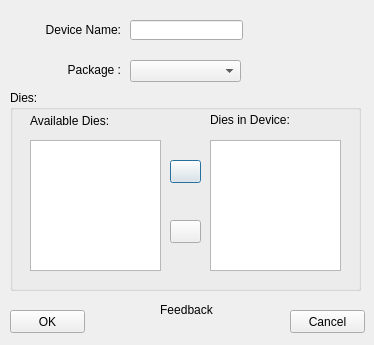
<?xml version="1.0" encoding="UTF-8"?>
<ui version="4.0">
 <class>NewDeviceWizard</class>
 <widget class="QDialog" name="NewDeviceWizard">
  <property name="geometry">
   <rect>
    <x>0</x>
    <y>0</y>
    <width>374</width>
    <height>345</height>
   </rect>
  </property>
  <property name="sizePolicy">
   <sizepolicy hsizetype="Fixed" vsizetype="Fixed">
    <horstretch>0</horstretch>
    <verstretch>0</verstretch>
   </sizepolicy>
  </property>
  <property name="minimumSize">
   <size>
    <width>374</width>
    <height>345</height>
   </size>
  </property>
  <property name="maximumSize">
   <size>
    <width>374</width>
    <height>345</height>
   </size>
  </property>
  <property name="windowTitle">
   <string>Dialog</string>
  </property>
  <widget class="QGroupBox" name="groupBox">
   <property name="geometry">
    <rect>
     <x>10</x>
     <y>90</y>
     <width>351</width>
     <height>201</height>
    </rect>
   </property>
   <property name="title">
    <string>Dies:</string>
   </property>
   <widget class="QListWidget" name="AvailableDies">
    <property name="geometry">
     <rect>
      <x>20</x>
      <y>50</y>
      <width>131</width>
      <height>131</height>
     </rect>
    </property>
   </widget>
   <widget class="QPushButton" name="AddDie">
    <property name="geometry">
     <rect>
      <x>160</x>
      <y>70</y>
      <width>31</width>
      <height>23</height>
     </rect>
    </property>
    <property name="text">
     <string/>
    </property>
   </widget>
   <widget class="QPushButton" name="RemoveDie">
    <property name="geometry">
     <rect>
      <x>160</x>
      <y>130</y>
      <width>31</width>
      <height>23</height>
     </rect>
    </property>
    <property name="text">
     <string/>
    </property>
   </widget>
   <widget class="QListWidget" name="DiesInDevice">
    <property name="geometry">
     <rect>
      <x>200</x>
      <y>50</y>
      <width>131</width>
      <height>131</height>
     </rect>
    </property>
   </widget>
   <widget class="QLabel" name="label_3">
    <property name="geometry">
     <rect>
      <x>20</x>
      <y>20</y>
      <width>81</width>
      <height>21</height>
     </rect>
    </property>
    <property name="text">
     <string>Available Dies:</string>
    </property>
   </widget>
   <widget class="QLabel" name="label_4">
    <property name="geometry">
     <rect>
      <x>200</x>
      <y>20</y>
      <width>81</width>
      <height>20</height>
     </rect>
    </property>
    <property name="text">
     <string>Dies in Device:</string>
    </property>
   </widget>
  </widget>
  <widget class="QLabel" name="label">
   <property name="geometry">
    <rect>
     <x>30</x>
     <y>20</y>
     <width>91</width>
     <height>20</height>
    </rect>
   </property>
   <property name="text">
    <string>Device Name:</string>
   </property>
   <property name="alignment">
    <set>Qt::AlignRight|Qt::AlignTrailing|Qt::AlignVCenter</set>
   </property>
  </widget>
  <widget class="QLineEdit" name="DeviceName">
   <property name="geometry">
    <rect>
     <x>130</x>
     <y>20</y>
     <width>113</width>
     <height>20</height>
    </rect>
   </property>
  </widget>
  <widget class="QLabel" name="Feedback">
   <property name="geometry">
    <rect>
     <x>16</x>
     <y>300</y>
     <width>341</width>
     <height>20</height>
    </rect>
   </property>
   <property name="text">
    <string>Feedback</string>
   </property>
   <property name="alignment">
    <set>Qt::AlignCenter</set>
   </property>
  </widget>
  <widget class="QPushButton" name="OKButton">
   <property name="geometry">
    <rect>
     <x>10</x>
     <y>310</y>
     <width>75</width>
     <height>23</height>
    </rect>
   </property>
   <property name="text">
    <string>OK</string>
   </property>
  </widget>
  <widget class="QPushButton" name="CancelButton">
   <property name="geometry">
    <rect>
     <x>290</x>
     <y>310</y>
     <width>75</width>
     <height>23</height>
    </rect>
   </property>
   <property name="text">
    <string>Cancel</string>
   </property>
  </widget>
  <widget class="QComboBox" name="Package">
   <property name="geometry">
    <rect>
     <x>130</x>
     <y>60</y>
     <width>111</width>
     <height>22</height>
    </rect>
   </property>
  </widget>
  <widget class="QLabel" name="label_2">
   <property name="geometry">
    <rect>
     <x>30</x>
     <y>60</y>
     <width>91</width>
     <height>20</height>
    </rect>
   </property>
   <property name="text">
    <string>Package :</string>
   </property>
   <property name="alignment">
    <set>Qt::AlignRight|Qt::AlignTrailing|Qt::AlignVCenter</set>
   </property>
  </widget>
 </widget>
 <resources/>
 <connections/>
</ui>
